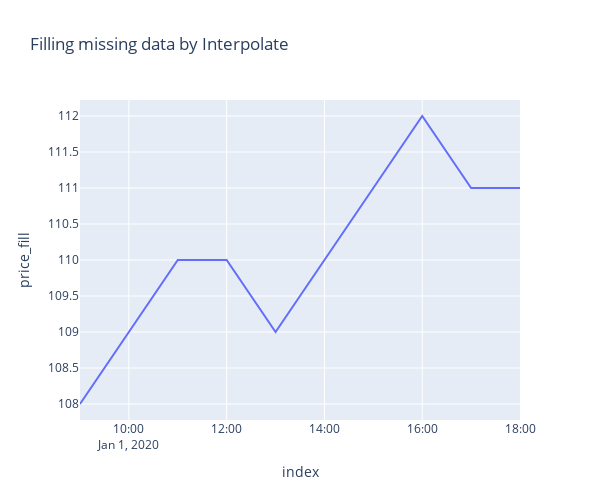

Notebook code cell kept with this figure:
### Markdown cell above
# Interpolate

### Code cell
df_plotly =df.reset_index()
df_plotly['price_fill'] = df_plotly['price'].interpolate()
px.line(df_plotly, 'index', 'price_fill', width=600, height=500,
       title='Filling missing data by Interpolate')

### Figure 1 — Plotly figure (JSON) as saved in the notebook; plotly's stock layout.template omitted (floating-point values rounded to 4 significant figures)
{"data": [{"hovertemplate": "index=%{x}<br>price_fill=%{y}<extra></extra>", "legendgroup": "", "line": {"color": "#636efa", "dash": "solid"}, "mode": "lines", "name": "", "showlegend": false, "type": "scatter", "x": ["2020-01-01T09:00:00", "2020-01-01T10:00:00", "2020-01-01T11:00:00", "2020-01-01T12:00:00", "2020-01-01T13:00:00", "2020-01-01T14:00:00", "2020-01-01T15:00:00", "2020-01-01T16:00:00", "2020-01-01T17:00:00", "2020-01-01T18:00:00"], "xaxis": "x", "y": [108, 109, 110, 110, 109, 110, 111, 112, 111, 111], "yaxis": "y"}], "layout": {"height": 500, "legend": {"tracegroupgap": 0}, "title": {"text": "Filling missing data by Interpolate"}, "width": 600, "xaxis": {"anchor": "y", "domain": [0, 1], "title": {"text": "index"}}, "yaxis": {"anchor": "x", "domain": [0, 1], "title": {"text": "price_fill"}}}}
